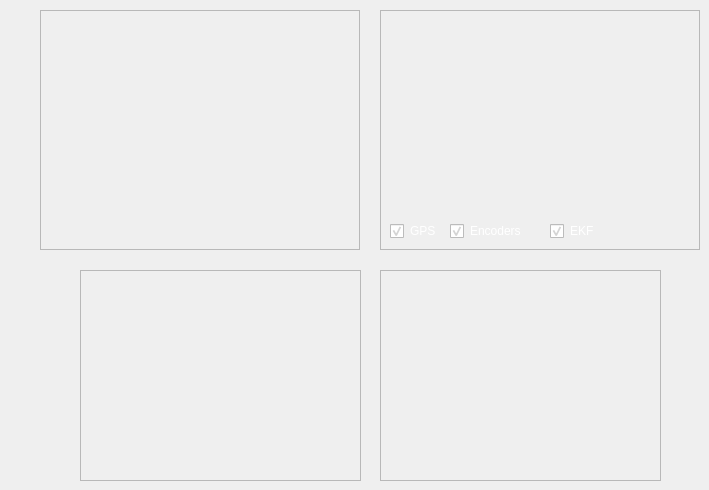
   <widget class="QWidget" name="sensor_display_tab">
    <property name="styleSheet">
     <string notr="true"/>
    </property>
    <attribute name="title">
     <string>Sensor Display</string>
    </attribute>
    <widget class="rqt_rover_gui::IMUFrame" name="imu_frame">
     <property name="geometry">
      <rect>
       <x>380</x>
       <y>270</y>
       <width>281</width>
       <height>211</height>
      </rect>
     </property>
     <property name="sizePolicy">
      <sizepolicy hsizetype="Fixed" vsizetype="Fixed">
       <horstretch>0</horstretch>
       <verstretch>0</verstretch>
      </sizepolicy>
     </property>
     <property name="frameShape">
      <enum>QFrame::StyledPanel</enum>
     </property>
     <property name="frameShadow">
      <enum>QFrame::Raised</enum>
     </property>
    </widget>
    <widget class="rqt_rover_gui::MapFrame" name="map_frame">
     <property name="geometry">
      <rect>
       <x>380</x>
       <y>10</y>
       <width>320</width>
       <height>240</height>
      </rect>
     </property>
     <property name="styleSheet">
      <string notr="true">border-color: rgb(255, 255, 255);</string>
     </property>
     <property name="frameShape">
      <enum>QFrame::StyledPanel</enum>
     </property>
     <property name="frameShadow">
      <enum>QFrame::Raised</enum>
     </property>
     <property name="lineWidth">
      <number>1</number>
     </property>
     <widget class="QCheckBox" name="gps_checkbox">
      <property name="geometry">
       <rect>
        <x>10</x>
        <y>210</y>
        <width>61</width>
        <height>22</height>
       </rect>
      </property>
      <property name="styleSheet">
       <string notr="true">color: rgb(255, 255, 255);</string>
      </property>
      <property name="text">
       <string>GPS</string>
      </property>
      <property name="checked">
       <bool>true</bool>
      </property>
     </widget>
     <widget class="QCheckBox" name="ekf_checkbox">
      <property name="geometry">
       <rect>
        <x>170</x>
        <y>210</y>
        <width>61</width>
        <height>22</height>
       </rect>
      </property>
      <property name="styleSheet">
       <string notr="true">color: rgb(255, 255, 255);</string>
      </property>
      <property name="text">
       <string>EKF</string>
      </property>
      <property name="checked">
       <bool>true</bool>
      </property>
     </widget>
     <widget class="QCheckBox" name="encoder_checkbox">
      <property name="geometry">
       <rect>
        <x>70</x>
        <y>210</y>
        <width>91</width>
        <height>22</height>
       </rect>
      </property>
      <property name="styleSheet">
       <string notr="true">color: rgb(255, 255, 255);</string>
      </property>
      <property name="text">
       <string>Encoders</string>
      </property>
      <property name="checked">
       <bool>true</bool>
      </property>
     </widget>
    </widget>
    <widget class="rqt_rover_gui::USFrame" name="us_frame">
     <property name="geometry">
      <rect>
       <x>80</x>
       <y>270</y>
       <width>281</width>
       <height>211</height>
      </rect>
     </property>
     <property name="frameShape">
      <enum>QFrame::StyledPanel</enum>
     </property>
     <property name="frameShadow">
      <enum>QFrame::Raised</enum>
     </property>
    </widget>
    <widget class="rqt_rover_gui::CameraFrame" name="camera_frame">
     <property name="geometry">
      <rect>
       <x>40</x>
       <y>10</y>
       <width>320</width>
       <height>240</height>
      </rect>
     </property>
     <property name="frameShape">
      <enum>QFrame::StyledPanel</enum>
     </property>
     <property name="frameShadow">
      <enum>QFrame::Raised</enum>
     </property>
    </widget>
   </widget>
